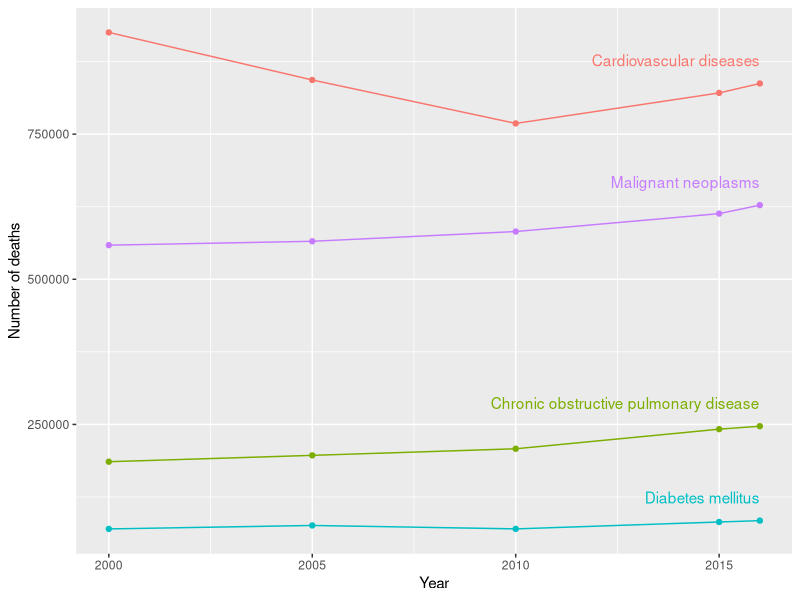

The R script that drew this image:
## ---- chunk 1
knitr::opts_chunk$set(echo = TRUE)
library(ggplot2)
library(magrittr)
## ---- chunk 2
ncd.deaths = data.table::fread('../data/WHO-NCDDEATHCAUSE.csv', sep=',', header=TRUE, skip = 1)
ncd.deaths$Causes <- trimws(ncd.deaths$Causes)
ncd.deaths$Year <- trimws(ncd.deaths$Year) %>% as.numeric()
ncd.deaths$Total = ncd.deaths$` Both sexes`
## ---- chunk 3
subset(ncd.deaths, Country == 'United States of America') %>%
ggplot(mapping = aes_string(x='Year', y="Total", group='Causes', color='Causes'), data = .) +
    geom_line() +
    geom_point() +
    geom_text(data = ncd.deaths %>% subset(Country == 'United States of America' & Year == 2016),
              aes(y=Total + 40000, label=Causes, color=Causes, x = Year ),hjust =1)  +
    ylab('Number of deaths') +
    guides(color=FALSE)
